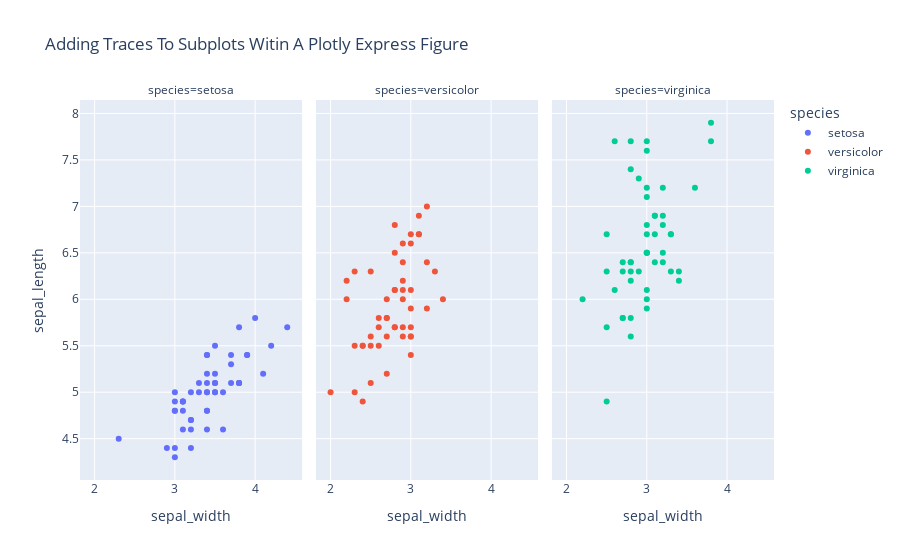

Source (notebook cell):
### Code cell
import plotly.express as px

df = px.data.iris()

fig = px.scatter(df, x="sepal_width", y="sepal_length", color="species", facet_col="species",
                 title="Adding Traces To Subplots Witin A Plotly Express Figure")

fig.show()

### Figure 1 — Plotly figure (JSON) as saved in the notebook; plotly's stock layout.template omitted (floating-point values rounded to 4 significant figures)
{"data": [{"hoverlabel": {"namelength": 0}, "hovertemplate": "species=setosa<br>sepal_width=%{x}<br>sepal_length=%{y}", "legendgroup": "setosa", "marker": {"color": "#636efa", "symbol": "circle"}, "mode": "markers", "name": "setosa", "showlegend": true, "type": "scatter", "x": [3.5, 3, 3.2, 3.1, 3.6, 3.9, 3.4, 3.4, 2.9, 3.1, 3.7, 3.4, 3, 3, 4, 4.4, 3.9, 3.5, 3.8, 3.8, 3.4, 3.7, 3.6, 3.3, 3.4, 3, 3.4, 3.5, 3.4, 3.2, 3.1, 3.4, 4.1, 4.2, 3.1, 3.2, 3.5, 3.1, 3, 3.4, 3.5, 2.3, 3.2, 3.5, 3.8, 3, 3.8, 3.2, 3.7, 3.3], "xaxis": "x", "y": [5.1, 4.9, 4.7, 4.6, 5, 5.4, 4.6, 5, 4.4, 4.9, 5.4, 4.8, 4.8, 4.3, 5.8, 5.7, 5.4, 5.1, 5.7, 5.1, 5.4, 5.1, 4.6, 5.1, 4.8, 5, 5, 5.2, 5.2, 4.7, 4.8, 5.4, 5.2, 5.5, 4.9, 5, 5.5, 4.9, 4.4, 5.1, 5, 4.5, 4.4, 5, 5.1, 4.8, 5.1, 4.6, 5.3, 5], "yaxis": "y"}, {"hoverlabel": {"namelength": 0}, "hovertemplate": "species=versicolor<br>sepal_width=%{x}<br>sepal_length=%{y}", "legendgroup": "versicolor", "marker": {"color": "#EF553B", "symbol": "circle"}, "mode": "markers", "name": "versicolor", "showlegend": true, "type": "scatter", "x": [3.2, 3.2, 3.1, 2.3, 2.8, 2.8, 3.3, 2.4, 2.9, 2.7, 2, 3, 2.2, 2.9, 2.9, 3.1, 3, 2.7, 2.2, 2.5, 3.2, 2.8, 2.5, 2.8, 2.9, 3, 2.8, 3, 2.9, 2.6, 2.4, 2.4, 2.7, 2.7, 3, 3.4, 3.1, 2.3, 3, 2.5, 2.6, 3, 2.6, 2.3, 2.7, 3, 2.9, 2.9, 2.5, 2.8], "xaxis": "x2", "y": [7, 6.4, 6.9, 5.5, 6.5, 5.7, 6.3, 4.9, 6.6, 5.2, 5, 5.9, 6, 6.1, 5.6, 6.7, 5.6, 5.8, 6.2, 5.6, 5.9, 6.1, 6.3, 6.1, 6.4, 6.6, 6.8, 6.7, 6, 5.7, 5.5, 5.5, 5.8, 6, 5.4, 6, 6.7, 6.3, 5.6, 5.5, 5.5, 6.1, 5.8, 5, 5.6, 5.7, 5.7, 6.2, 5.1, 5.7], "yaxis": "y2"}, {"hoverlabel": {"namelength": 0}, "hovertemplate": "species=virginica<br>sepal_width=%{x}<br>sepal_length=%{y}", "legendgroup": "virginica", "marker": {"color": "#00cc96", "symbol": "circle"}, "mode": "markers", "name": "virginica", "showlegend": true, "type": "scatter", "x": [3.3, 2.7, 3, 2.9, 3, 3, 2.5, 2.9, 2.5, 3.6, 3.2, 2.7, 3, 2.5, 2.8, 3.2, 3, 3.8, 2.6, 2.2, 3.2, 2.8, 2.8, 2.7, 3.3, 3.2, 2.8, 3, 2.8, 3, 2.8, 3.8, 2.8, 2.8, 2.6, 3, 3.4, 3.1, 3, 3.1, 3.1, 3.1, 2.7, 3.2, 3.3, 3, 2.5, 3, 3.4, 3], "xaxis": "x3", "y": [6.3, 5.8, 7.1, 6.3, 6.5, 7.6, 4.9, 7.3, 6.7, 7.2, 6.5, 6.4, 6.8, 5.7, 5.8, 6.4, 6.5, 7.7, 7.7, 6, 6.9, 5.6, 7.7, 6.3, 6.7, 7.2, 6.2, 6.1, 6.4, 7.2, 7.4, 7.9, 6.4, 6.3, 6.1, 7.7, 6.3, 6.4, 6, 6.9, 6.7, 6.9, 5.8, 6.8, 6.7, 6.7, 6.3, 6.5, 6.2, 5.9], "yaxis": "y3"}], "layout": {"annotations": [{"font": {}, "showarrow": false, "text": "species=setosa", "x": 0.16, "xanchor": "center", "xref": "paper", "y": 1, "yanchor": "bottom", "yref": "paper"}, {"font": {}, "showarrow": false, "text": "species=versicolor", "x": 0.5, "xanchor": "center", "xref": "paper", "y": 1, "yanchor": "bottom", "yref": "paper"}, {"font": {}, "showarrow": false, "text": "species=virginica", "x": 0.84, "xanchor": "center", "xref": "paper", "y": 1, "yanchor": "bottom", "yref": "paper"}], "legend": {"title": {"text": "species"}, "tracegroupgap": 0}, "title": {"text": "Adding Traces To Subplots Witin A Plotly Express Figure"}, "xaxis": {"anchor": "y", "domain": [0, 0.32], "title": {"text": "sepal_width"}}, "xaxis2": {"anchor": "y2", "domain": [0.34, 0.66], "matches": "x", "title": {"text": "sepal_width"}}, "xaxis3": {"anchor": "y3", "domain": [0.68, 1.0], "matches": "x", "title": {"text": "sepal_width"}}, "yaxis": {"anchor": "x", "domain": [0, 1], "title": {"text": "sepal_length"}}, "yaxis2": {"anchor": "x2", "domain": [0, 1], "matches": "y", "showticklabels": false}, "yaxis3": {"anchor": "x3", "domain": [0, 1], "matches": "y", "showticklabels": false}}}
